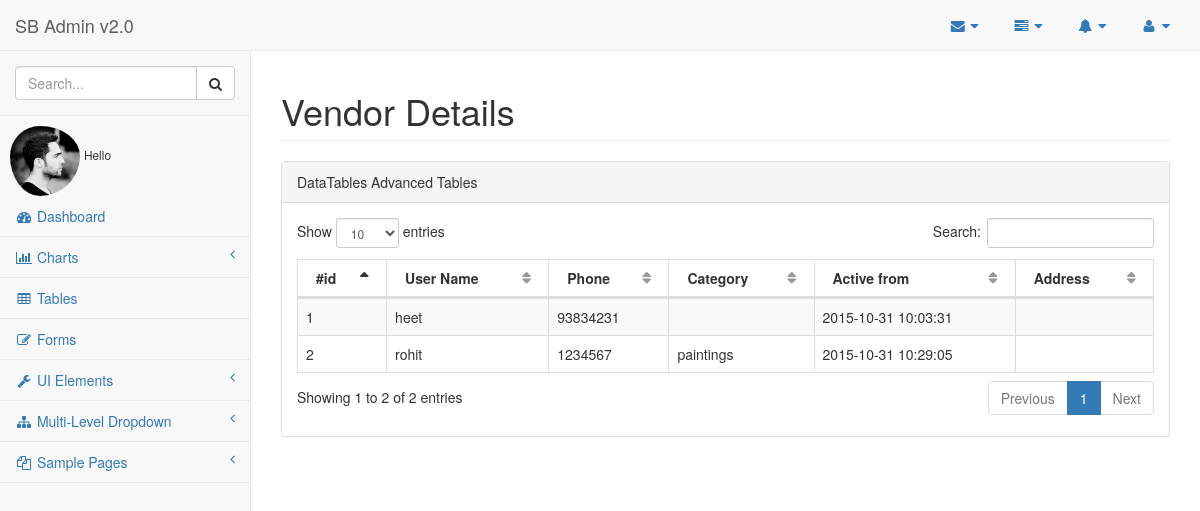
/pages/vendors.php, run on an earlier commit of the app's database.
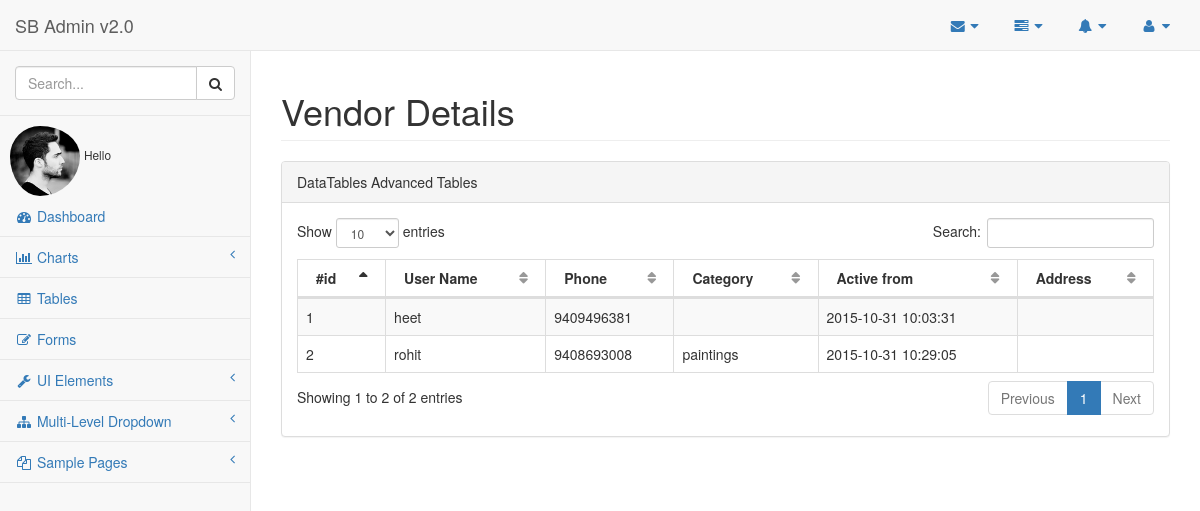
And on a later commit of the database.
### tables this page shows
CREATE TABLE IF NOT EXISTS `vendor` (
  `id` int(11) NOT NULL,
  `username` varchar(30) NOT NULL,
  `password` varchar(30) NOT NULL,
  `email` varchar(30) NOT NULL,
  `phone` varchar(30) NOT NULL,
  `city` varchar(30) NOT NULL,
  `category` varchar(30) NOT NULL,
  `admin_name` varchar(30) NOT NULL,
  `pic` blob,
  `doc` timestamp NOT NULL DEFAULT CURRENT_TIMESTAMP,
  `address` varchar(300) NOT NULL,
  `latitude` float NOT NULL,
  `longitude` float NOT NULL
);

### pages/vendors.php (the view, shortened to what this page needs)
<!DOCTYPE html>
<html lang="en">
<head>
    <link href="../bower_components/bootstrap/dist/css/bootstrap.min.css" rel="stylesheet">
    <link href="../bower_components/metisMenu/dist/metisMenu.min.css" rel="stylesheet">
    <link href="../bower_components/datatables-plugins/integration/bootstrap/3/dataTables.bootstrap.css" rel="stylesheet">
    <link href="../bower_components/datatables-responsive/css/dataTables.responsive.css" rel="stylesheet">
    <link href="../dist/css/sb-admin-2.css" rel="stylesheet">
    <link href="../bower_components/font-awesome/css/font-awesome.min.css" rel="stylesheet" type="text/css">
</head>
<body>
    <div id="wrapper">
        <nav class="navbar navbar-default navbar-static-top" role="navigation" style="margin-bottom: 0">
            <div class="navbar-header">
                <a class="navbar-brand" href="index.html">SB Admin v2.0</a>
            </div>
            <ul class="nav navbar-top-links navbar-right">
                <li class="dropdown">
                    <a class="dropdown-toggle" data-toggle="dropdown" href="#">
                        <i class="fa fa-envelope fa-fw"></i>  <i class="fa fa-caret-down"></i>
                    </a>
                </li>
                <li class="dropdown">
                    <a class="dropdown-toggle" data-toggle="dropdown" href="#">
                        <i class="fa fa-tasks fa-fw"></i>  <i class="fa fa-caret-down"></i>
                    </a>
                </li>
                <li class="dropdown">
                    <a class="dropdown-toggle" data-toggle="dropdown" href="#">
                        <i class="fa fa-bell fa-fw"></i>  <i class="fa fa-caret-down"></i>
                    </a>
                </li>
                <li class="dropdown">
                    <a class="dropdown-toggle" data-toggle="dropdown" href="#">
                        <i class="fa fa-user fa-fw"></i>  <i class="fa fa-caret-down"></i>
                    </a>
                </li>
            </ul>
            <div class="navbar-default sidebar" role="navigation">
                <div class="sidebar-nav navbar-collapse">
                    <ul class="nav" id="side-menu">
                        <li class="sidebar-search">
                            <div class="input-group custom-search-form">
                                <input type="text" class="form-control" placeholder="Search...">
                                <span class="input-group-btn">
                                <button class="btn btn-default" type="button">
                                    <i class="fa fa-search"></i>
                                </button>
                            </span>
                            </div>
                        </li>
                        <img class="img-circle" src="../images/profile.jpg" alt="" height="80px" style="padding-left: 10px; padding-top: 10px;">
                        <small>Hello </small>
                        <li>
                            <a href="index.html"><i class="fa fa-dashboard fa-fw"></i> Dashboard</a>
                        </li>
                        <li>
                            <a href="#"><i class="fa fa-bar-chart-o fa-fw"></i> Charts<span class="fa arrow"></span></a>
                        </li>
                        <li>
                            <a href="tables.html"><i class="fa fa-table fa-fw"></i> Tables</a>
                        </li>
                        <li>
                            <a href="forms.html"><i class="fa fa-edit fa-fw"></i> Forms</a>
                        </li>
                        <li>
                            <a href="#"><i class="fa fa-wrench fa-fw"></i> UI Elements<span class="fa arrow"></span></a>
                        </li>
                        <li>
                            <a href="#"><i class="fa fa-sitemap fa-fw"></i> Multi-Level Dropdown<span class="fa arrow"></span></a>
                        </li>
                        <li>
                            <a href="#"><i class="fa fa-files-o fa-fw"></i> Sample Pages<span class="fa arrow"></span></a>
                        </li>
                    </ul>
                </div>
            </div>
        </nav>
        <div id="page-wrapper">
            <div class="row">
                <div class="col-lg-12">
                    <h1 class="page-header">Vendor Details</h1>
                </div>
            </div>
            <div class="row">
                <div class="col-lg-12">
                    <div class="panel panel-default">
                        <div class="panel-heading">
                            DataTables Advanced Tables
                        </div>
                        <div class="panel-body">
                            <div class="dataTable_wrapper">
                                <table class="table table-striped table-bordered table-hover" id="dataTables-example">
                                    <thead>
                                        <tr>
                                            <th>#id</th>
                                            <th>User Name</th>
                                            <th>Phone</th>
                                            <th>Category</th>
                                            <th>Active from</th>
                                            <th>Address</th>
                                        </tr>
                                    </thead>
                                    <tbody>
                                        <?php
                                        $conn =mysqli_connect("localhost","root","","inout");
                                            $city=$_SESSION['city'];
                                            $query = "SELECT * FROM `vendor` WHERE city LIKE '%$city%' ";
                                              $comments = mysqli_query($conn, $query);
                                              $i=0;
                                              while($row = mysqli_fetch_array($comments, MYSQL_ASSOC))
                                              {
                                                $i++;
                                                $phone = $row['phone'];
                                                $category = $row['category'];
                                                $doc = $row['doc'];
                                                $address = $row['address'];
                                                $username = htmlspecialchars($row['username'],ENT_QUOTES);
                                            ?>
                                              <tr>
                                                <td><?php echo $i; ?></td>
                                                <td><?php echo $username; ?></td>
                                                <td><?php echo $phone; ?></td>
                                                <td><?php echo $category; ?></td>
                                                <td><?php echo $doc; ?></td>
                                                <td><?php echo $address; ?></td>
                                              </tr>
                                            <?php
                                          }
                                          ?>
                                    </tbody>
                                </table>
                            </div>
                        </div>
                    </div>
                </div>
            </div>
        </div>
    </div>
</body>
</html>

What changed in the data, as far as the page shows it:
changed vendor "heet": phone "93834231" → "9409496381"
changed vendor "rohit": phone "1234567" → "9408693008"
